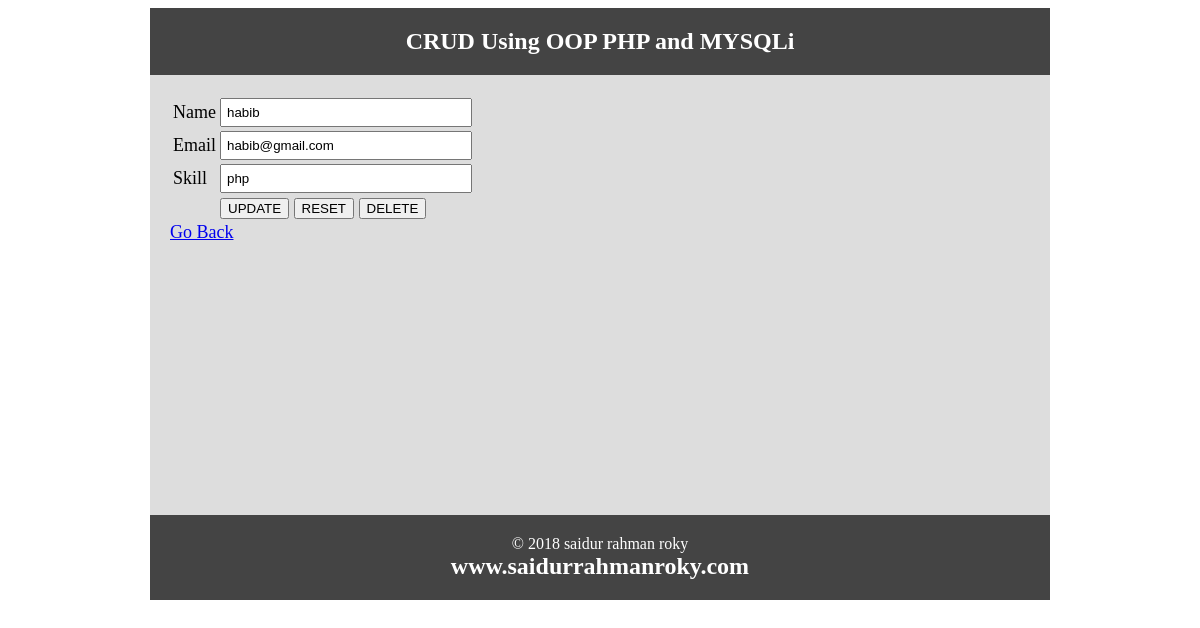
Page /update.php?id=4 on the committed database.
### tables this page shows
CREATE TABLE IF NOT EXISTS `tbl_user` (
  `id` int(11) NOT NULL AUTO_INCREMENT,
  `name` varchar(50) NOT NULL,
  `email` varchar(255) NOT NULL,
  `skill` varchar(50) NOT NULL,
  PRIMARY KEY (`id`)
);

### Database.php (called while the page is built, shortened)
<?php
class Database{
	public $host = DB_HOST;
	public $user = DB_USER;
	public $pass = DB_PASS;
	public $dbname = DB_NAME;
	public $link;
	private function connectDB(){
		$this ->link = new mysqli($this ->host , $this ->user, $this ->pass , $this ->dbname);
	}
	public function select($query){
		$result = $this ->link ->query($query) or die($this ->link ->error.__LINE__);
		if($result ->num_rows >0){
			return $result;
		}else{
			return false;
		}
	}
}

### update.php (the view, shortened to what this page needs)
<?php
include 'inc/header.php';
include 'Database.php';
?>
<?php
	$id = $_GET['id'];
	$db= new Database();
	$query ="SELECT * FROM tbl_user WHERE id = $id";
	$getdata = $db ->select($query) ->fetch_assoc();
?>
<form action="update.php?id=<?php echo $id;?>" method="post">
<table>
	<tr>
		<td>Name</td>
		<td><input type="text" name="name" value="<?php echo $getdata['name']?>"></td>
	</tr>
	<tr>
		<td>Email</td>
		<td><input type="text" name="email" value="<?php echo $getdata['email']?>"></td>
	</tr>
	<tr>
		<td>Skill</td>
		<td><input type="text" name="skill" value="<?php echo $getdata['skill']?>"></td>
	</tr>
	<tr>
		<td></td>
		<td><input type="submit" name="submit" value="UPDATE">
		<input type="reset" value="RESET">
		<input type="submit" name="delete" value="DELETE">
		</td>
	</tr>
</table>
</form>
<a href="index.php">Go Back</a>
<?php include 'inc/footer.php'; ?>

### rows in the picture
tbl_user: name "habib", email "habib@gmail.com", skill "php"
